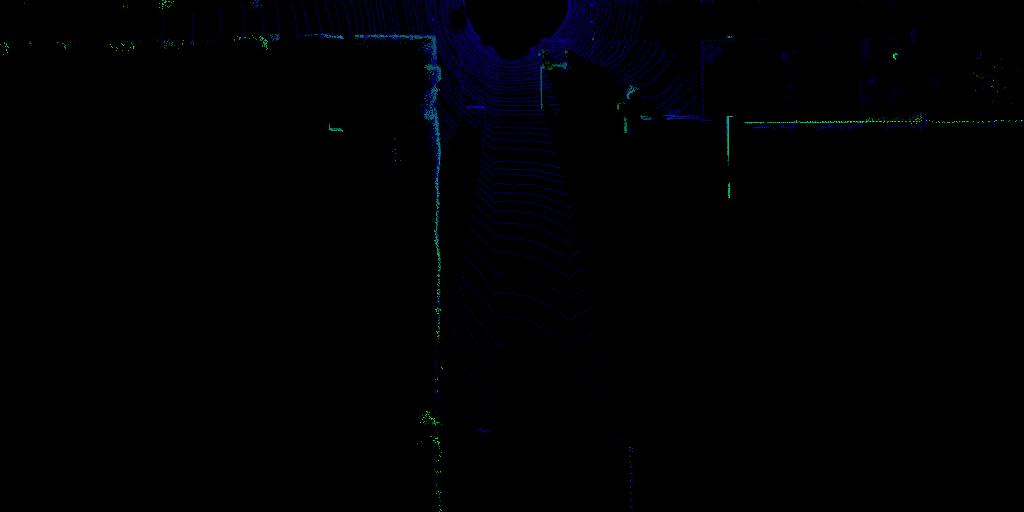
#> input picture eval_bv.png, 1024 x 512 px
$ python eval.py
#> lines starting #> are read from the running program, lines starting #| are printed output that depends on the picture; after the words box and inside, x2 and y2 are one past the last pixel; in counts of white or black regions, pixels touching at a corner belong together
import cv2


img = cv2.imread('eval_bv.png')
#> img is the input picture: shape (512, 1024, 3); mean B, G, R 2.2, 0.5, 0.1


cv2.rectangle(img, (100, 100), (500, 500), (255, 0, 0), 1)
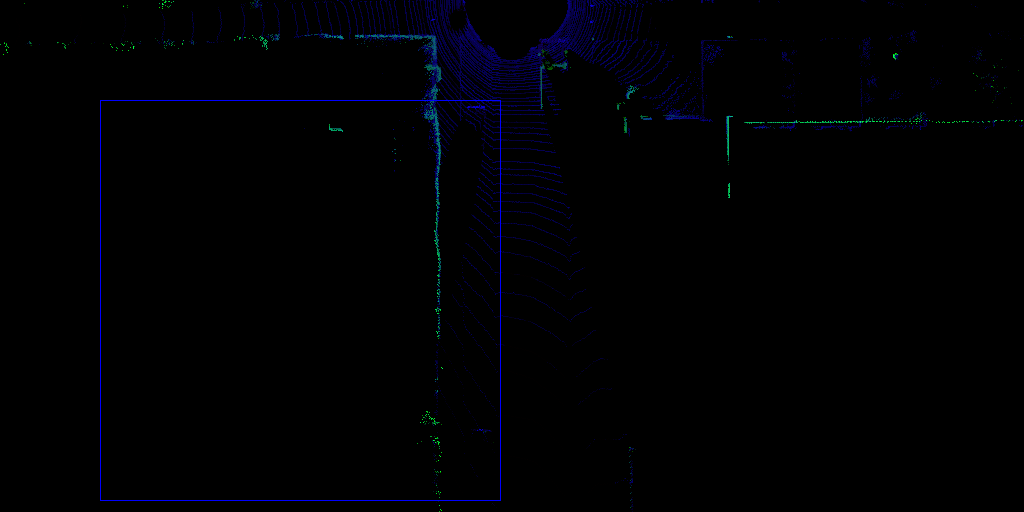
#> img: shape (512, 1024, 3); 0.31% of pixels changed, all inside (x1, y1, x2, y2) = (100, 100, 501, 501)
cv2.imwrite('bb.png', img)
